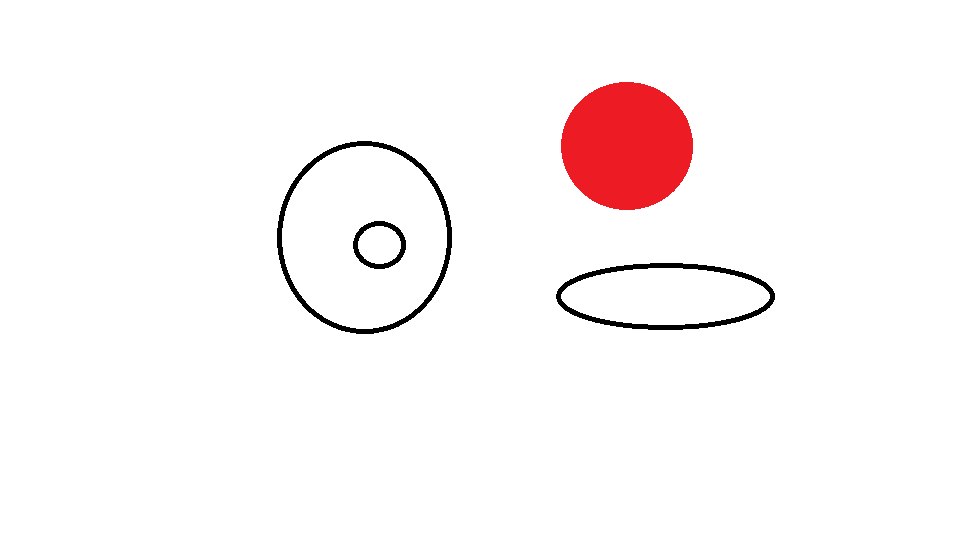
#> input picture resources/image/5.png, 960 x 540 px
$ python HoughCircle.py
#> lines starting #> are read from the running program, lines starting #| are printed output that depends on the picture
import cv2
import numpy as np

img = cv2.imread("../../../../resources/image/5.png")
#> img is the input picture: shape (540, 960, 3); mean B, G, R 246.5, 246.3, 251.7
gray = cv2.cvtColor(img, cv2.COLOR_BGR2GRAY)
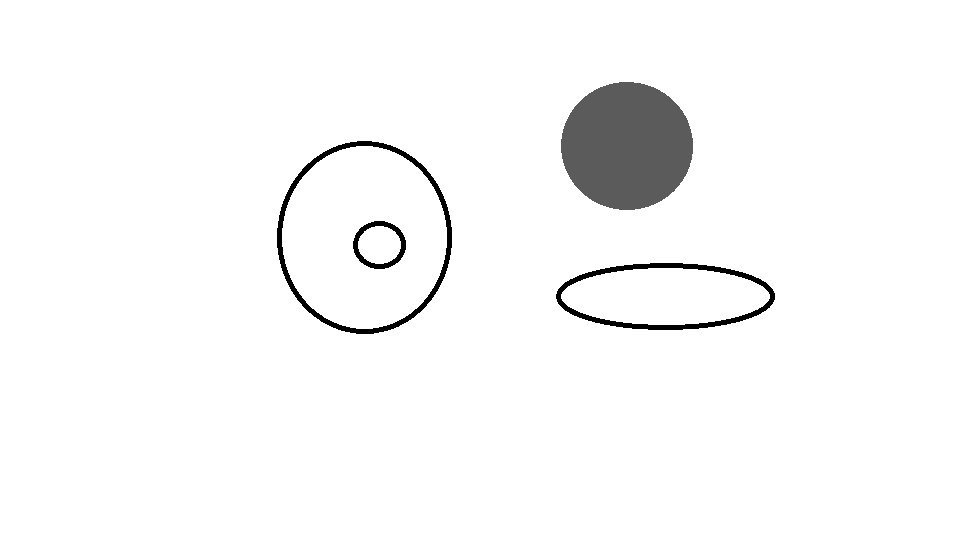
#> gray: shape (540, 960); min 0, max 255, mean 247.9
blur = cv2.medianBlur(gray, 5)
cimg = cv2.cvtColor(blur, cv2.COLOR_GRAY2BGR)

#> (the run stopped early here; a loop or call above may not have finished)

$ run again, with resources/image/2.png copied over resources/image/5.png
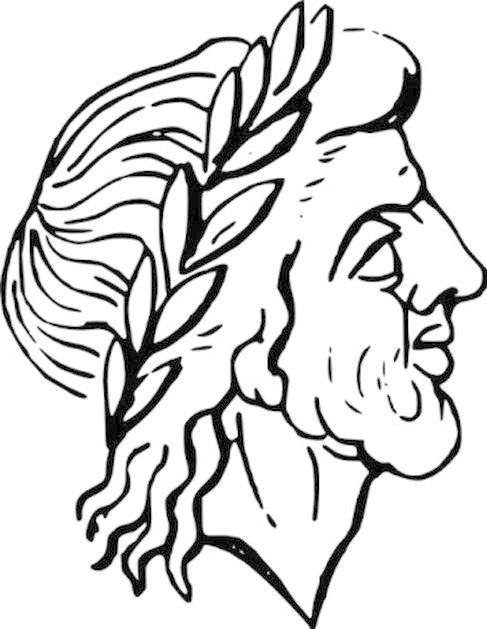
#> input picture resources/image/2.png, 487 x 629 px
#> img is the input picture: shape (629, 487, 3); min 0, max 255, mean 215
#> `blur = cv2.medianBlur(gray, 5)`:
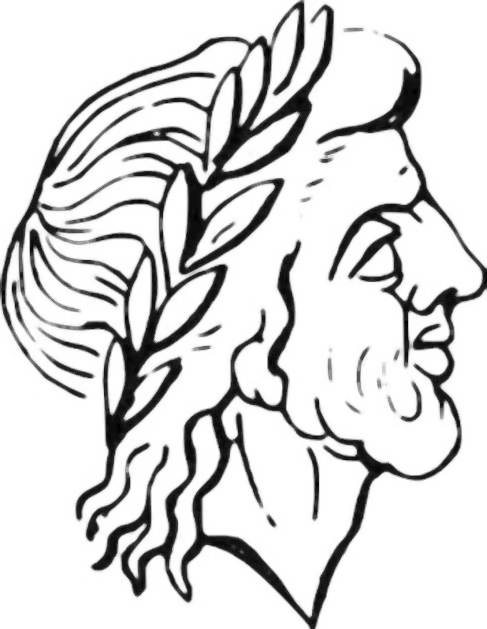
#> blur: shape (629, 487); min 1, max 255, mean 216.6
